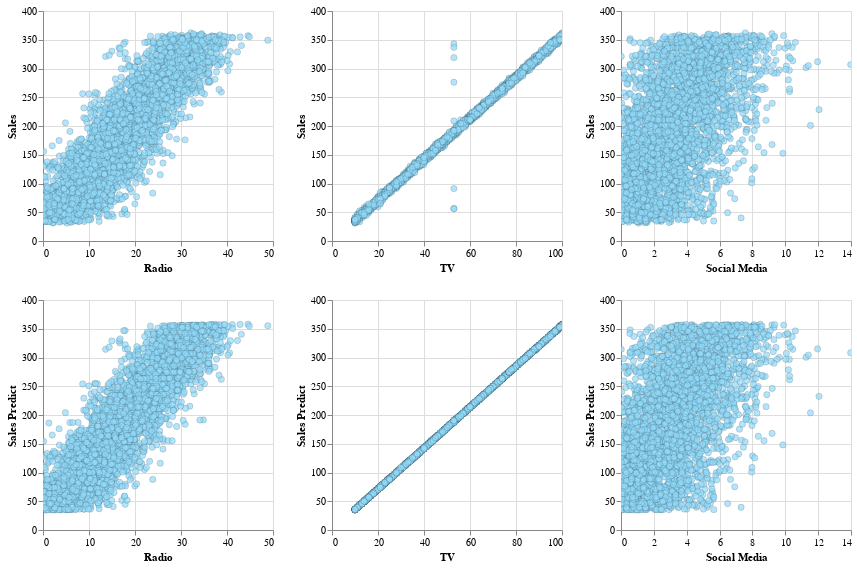

Notebook code cell kept with this figure:
### Markdown cell above
### Visualizaciones para el conjunto de entrenamiento

### Code cell
alt.Chart(df_results_train).mark_circle(size=40,stroke='#000000', fill='#92DAFA',strokeWidth=0.2).encode(
    alt.X(alt.repeat("column"), type='quantitative'),
    alt.Y(alt.repeat("row"), type='quantitative'),
    tooltip=['Sales']
).properties(
    width=230,
    height=230
).repeat(
    row=['Sales','Sales Predict'],
    column=['Radio', 'TV', 'Social Media']
).interactive()

### Figure 1 — Vega-Lite specification as saved in the notebook (floating-point values rounded to 4 significant figures; data arrays with more than 128 entries replaced by an {"elided": "..."} marker saying what was removed)
{"config": {"view": {"continuousWidth": 400, "continuousHeight": 300}}, "repeat": {"column": ["Radio", "TV", "Social Media"], "row": ["Sales", "Sales Predict"]}, "spec": {"data": {"name": "data-cfc355918fab2026786bb4dff09dcf7f"}, "mark": {"type": "circle", "fill": "#92DAFA", "size": 40, "stroke": "#000000", "strokeWidth": 0.2}, "encoding": {"tooltip": [{"field": "Sales", "type": "quantitative"}], "x": {"field": {"repeat": "column"}, "type": "quantitative"}, "y": {"field": {"repeat": "row"}, "type": "quantitative"}}, "height": 230, "selection": {"selector002": {"type": "interval", "bind": "scales", "encodings": ["x", "y"]}}, "width": 230}, "$schema": "https://vega.github.io/schema/vega-lite/v4.17.0.json", "datasets": {"data-cfc355918fab2026786bb4dff09dcf7f": {"elided": "3196 records"}}}
